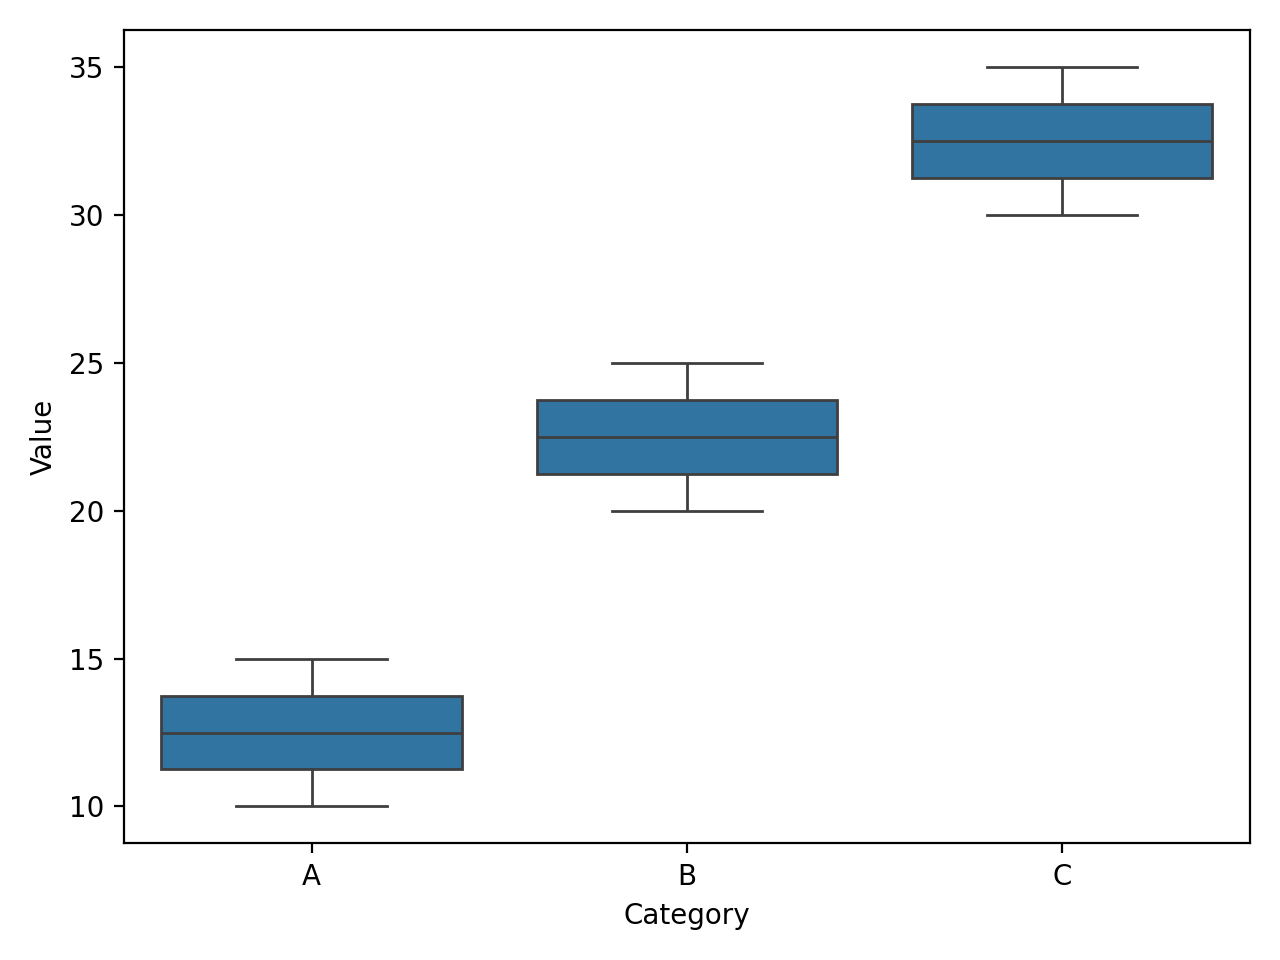

Recreate this plot in Python.
"""
箱线图展示：不同类别的数据分布与离群值检测。

教学重点：
  - 使用 seaborn 绘制箱线图（Box Plot）
  - 箱线图展示中位数、四分位距和异常值
  - 结合 pandas DataFrame 使用 seaborn 的数据接口
"""

# --- 1. 导入与后端设置 ---
import matplotlib

matplotlib.use("Agg")  # 使用非交互式后端，适合脚本环境保存图片

import matplotlib.pyplot as plt
import pandas as pd    # 数据处理库，用于构建 DataFrame
import seaborn as sns  # 基于 matplotlib 的统计可视化库

# --- 2. 数据准备 ---
data = {
    "Category": ["A", "A", "B", "B", "C", "C"],  # 类别列
    "Value": [10, 15, 20, 25, 30, 35],            # 数值列
}

# --- 3. 绘制箱线图 ---
sns.boxplot(data=pd.DataFrame(data), x="Category", y="Value")
# x: 分类变量（决定箱线图的分组）
# y: 数值变量（决定每个箱线图的分布范围）
plt.tight_layout()  # 自动调整布局，避免标签被裁剪
plt.savefig("q5_boxplot.png", dpi=200)  # 保存为 PNG 图片，分辨率 200 dpi
